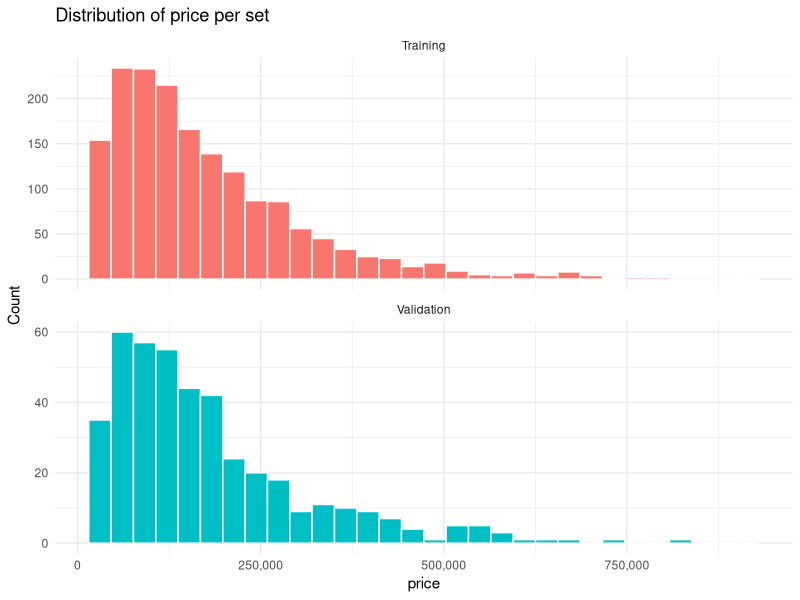
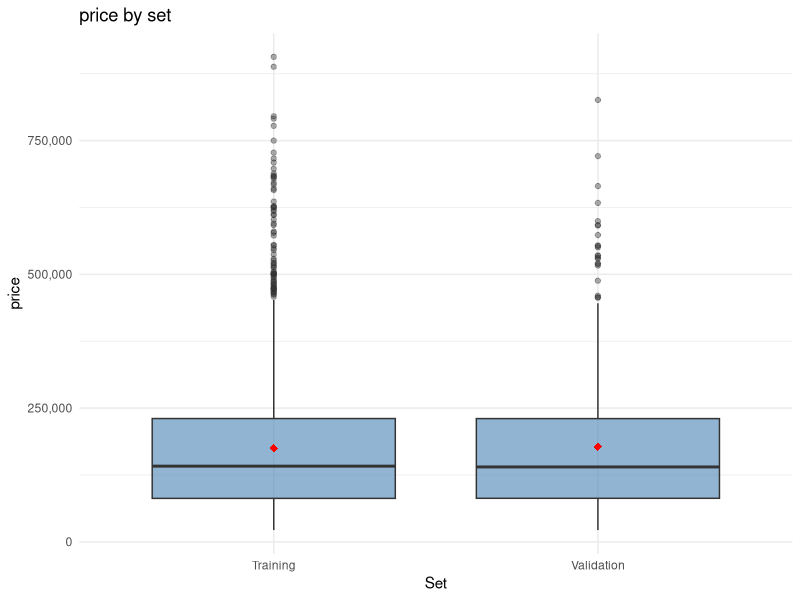
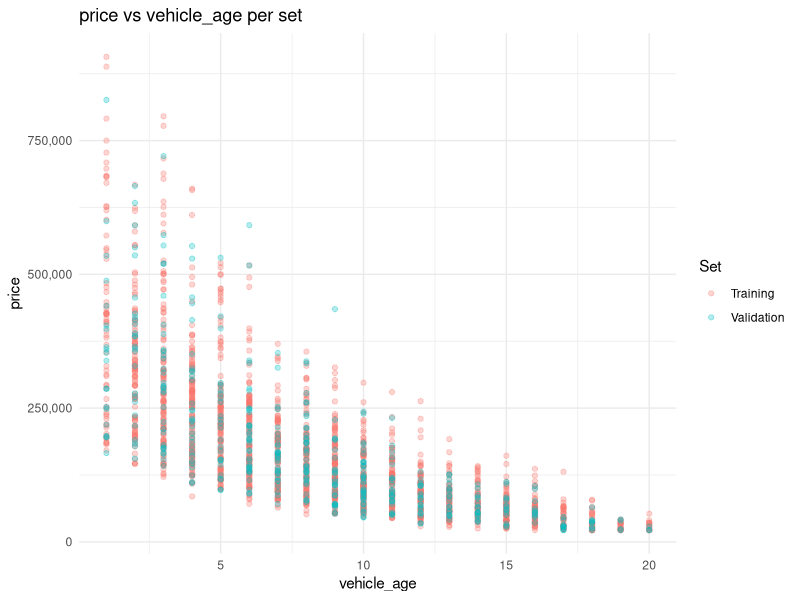

Reproduce these figures in R, in order.
## ---- chunk 1
knitr::opts_chunk$set(echo = FALSE)

library(readr)
library(dplyr)
library(tidyverse)
library(knitr)
library(ggplot2)
library(scales)

Data <- read_csv("project_traindata.csv")

CategoricalVars <- c("make", "segment", "transmission", "fuel_type", "province",
                     "service_history", "accident_history", "seller_type", "colour")

DropVars <- c("model_year", "warranty_months", "province", "colour")

CompareVars <- c("segment", "transmission", "make", "service_history", "fuel_type")

TrainShare <- 0.80
## ---- chunk 2
Data <- Data %>%
  mutate(across(all_of(CategoricalVars), as.factor))

Data %>%
  select(all_of(CategoricalVars)) %>%
  summarise(across(everything(), nlevels)) %>%
  pivot_longer(everything(), names_to = "Variable", values_to = "Levels") %>%
  kable(caption = "Number of levels per categorical variable")
## ---- chunk 3
ModelData <- Data %>%
  select(-all_of(DropVars))

CategoricalVars <- setdiff(CategoricalVars, DropVars)

kable(data.frame(Removed = DropVars), caption = "Variables removed before the split")

dim(ModelData)
## ---- chunk 4
set.seed(244)

n <- nrow(ModelData)
TrainSize <- floor(TrainShare * n)

kable(
  data.frame(Total = n, Training = TrainSize, Validation = n - TrainSize),
  caption = "Planned split sizes"
)
## ---- chunk 5
TrainRows <- sample(1:n, size = TrainSize, replace = FALSE)

TrainingData   <- ModelData[TrainRows, ]
ValidationData <- ModelData[-TrainRows, ]
## ---- chunk 6
kable(
  data.frame(
    Set = c("Training", "Validation", "Total"),
    Rows = c(nrow(TrainingData), nrow(ValidationData),
             nrow(TrainingData) + nrow(ValidationData)),
    Columns = c(ncol(TrainingData), ncol(ValidationData), NA)
  ),
  caption = "Dimensions of the two sets"
)

nrow(TrainingData) + nrow(ValidationData) == n
## ---- chunk 7
TrainingIDs   <- TrainingData$listing_id
ValidationIDs <- ValidationData$listing_id

kable(
  data.frame(
    Training_IDs = length(TrainingIDs),
    Validation_IDs = length(ValidationIDs),
    IDs_in_both_sets = length(intersect(TrainingIDs, ValidationIDs))
  ),
  caption = "Listing IDs in each set"
)

TrainingData   <- TrainingData %>% select(-listing_id)
ValidationData <- ValidationData %>% select(-listing_id)
## ---- chunk 8
SplitData <- bind_rows(
  TrainingData %>% mutate(Set = "Training"),
  ValidationData %>% mutate(Set = "Validation")
)

split_prop_table <- function(var) {
  SplitData %>%
    count(Set, .data[[var]]) %>%
    group_by(Set) %>%
    mutate(Percent = round(n / sum(n) * 100, 1)) %>%
    ungroup() %>%
    select(-n) %>%
    pivot_wider(names_from = Set, values_from = Percent, values_fill = 0) %>%
    mutate(Difference = Training - Validation) %>%
    rename(Category = 1) %>%
    kable(caption = paste("Percentage of each set by", var))
}
## ---- chunk 9
SplitData %>%
  group_by(Set) %>%
  summarise(
    n = n(),
    Average_price = round(mean(price), 0),
    Median_price = round(median(price), 0),
    Spread_sd = round(sd(price), 0),
    Min_price = min(price),
    Max_price = max(price)
  ) %>%
  kable(caption = "Price in the training and validation sets")
## ---- chunk 10
ggplot(SplitData, aes(x = price, fill = Set)) +
  geom_histogram(bins = 30, colour = "white") +
  facet_wrap(~ Set, ncol = 1, scales = "free_y") +
  scale_x_continuous(labels = comma) +
  labs(title = "Distribution of price per set", x = "price", y = "Count") +
  theme_minimal() +
  theme(legend.position = "none")

ggplot(SplitData, aes(x = Set, y = price)) +
  geom_boxplot(fill = "steelblue", alpha = 0.6, outlier.alpha = 0.4) +
  stat_summary(fun = mean, geom = "point", shape = 18, size = 2.5, colour = "red") +
  scale_y_continuous(labels = comma) +
  labs(title = "price by set", x = "Set", y = "price") +
  theme_minimal()

ggplot(SplitData, aes(x = vehicle_age, y = price, colour = Set)) +
  geom_point(alpha = 0.3) +
  scale_y_continuous(labels = comma) +
  labs(title = "price vs vehicle_age per set", x = "vehicle_age", y = "price") +
  theme_minimal()
## ---- chunk 11
for (v in CompareVars) {
  print(split_prop_table(v))
  cat("\n\n")
}
## ---- chunk 12
data.frame(
  Variable = CategoricalVars,
  Levels_only_in_validation = sapply(CategoricalVars, function(v) {
    NewLevels <- setdiff(unique(as.character(ValidationData[[v]])),
                         unique(as.character(TrainingData[[v]])))
    if (length(NewLevels) == 0) "All present in training" else paste(NewLevels, collapse = ", ")
  }),
  row.names = NULL
) %>%
  kable(caption = "Categories in validation that never appear in training")
## ---- chunk 13
data.frame(
  Variable = names(TrainingData),
  Training = colSums(is.na(TrainingData)),
  Validation = colSums(is.na(ValidationData)),
  row.names = NULL
) %>%
  kable(caption = "Missing values per variable in each set")

SplitData %>%
  count(Set, service_history) %>%
  pivot_wider(names_from = Set, values_from = n) %>%
  kable(caption = "service_history levels per set")
